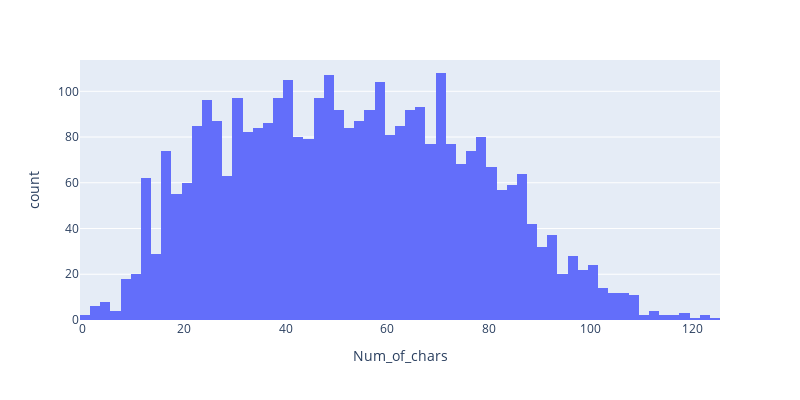

Notebook cell for this chart:
### Code cell
fig = px.histogram(train_data, x="Num_of_chars")
fig.update_layout(    autosize=False,    width=800,    height=400,)
fig.show()

### Figure 1 — Plotly figure (JSON) as saved in the notebook; plotly's stock layout.template omitted (floating-point values rounded to 4 significant figures; data arrays with more than 128 entries replaced by an {"elided": "..."} marker saying what was removed)
{"data": [{"alignmentgroup": "True", "bingroup": "x", "hovertemplate": "Num_of_chars=%{x}<br>count=%{y}<extra></extra>", "legendgroup": "", "marker": {"color": "#636efa"}, "name": "", "offsetgroup": "", "orientation": "v", "showlegend": false, "type": "histogram", "x": {"elided": "3395 int values"}, "xaxis": "x", "yaxis": "y"}], "layout": {"autosize": false, "barmode": "relative", "height": 400, "legend": {"tracegroupgap": 0}, "margin": {"t": 60}, "width": 800, "xaxis": {"anchor": "y", "domain": [0, 1], "title": {"text": "Num_of_chars"}}, "yaxis": {"anchor": "x", "domain": [0, 1], "title": {"text": "count"}}}}
